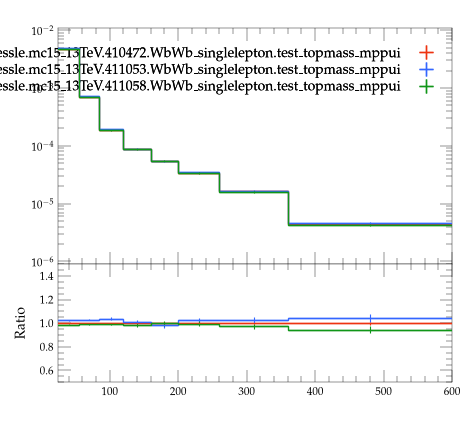

The script that saved this image:
#! /usr/bin/env python3

# This Python script was auto-generated using YODA v2.1.2.
# Analysis object: /WbWb_singlelepton/pT_owj1
# Timestamp: 07-08-2026 (09:26:45)

import matplotlib as mpl
import matplotlib.pyplot as plt
mpl.use('Agg') # comment out for interactive use
import os
import numpy as np
from numpy import nan, inf

plotDir = os.path.split(os.path.realpath(__file__))[0]
if 'YODA_USER_PLOT_PATH' in globals():
    plot_outdir = globals()['YODA_USER_PLOT_PATH']
else:
    plot_outdir = plotDir

#plot style
plt.style.use(os.path.join(plotDir, '../default.mplstyle'))
# plot metadata
figW, figH = plt.rcParams['figure.figsize']
ax_xLabel = ''
ax_yLabel = ''
ax_title  = ''
ax_xScale = 'linear'
ax_yScale = 'log'
xLims = (25.0, 600.0)
yLims = (9e-07, 0.011000000000000001)

# TeX-friendly labels for the legend
labels = {
  'legend' : ([ r"user.johessle.mc15\_13TeV.410472.WbWb\_singlelepton.test\_topmass\_mppui", r"user.johessle.mc15\_13TeV.411053.WbWb\_singlelepton.test\_topmass\_mppui", r"user.johessle.mc15\_13TeV.411058.WbWb\_singlelepton.test\_topmass\_mppui" ], r""),
}

# Adjust canvas width and height
canvasW = 10.0
canvasH = 9.0
figW *= canvasW/10.
figH *= canvasH/9.

# Create figure and axis objects
fig, (ax, ratio0_ax) = plt.subplots(2, 1, sharex=True,
                  figsize=(figW,figH), gridspec_kw={'height_ratios': (6.0, 3.0)})

# Set figure margins
plt.subplots_adjust(
    left   = 1.0 * plt.rcParams['figure.subplot.left'],
    right  = 1.0 * plt.rcParams['figure.subplot.right'],
    top    = 1.0 * plt.rcParams['figure.subplot.top'],
    bottom = 1.0 * plt.rcParams['figure.subplot.bottom'])

ratio0_ax.yaxis.set_major_locator(mpl.ticker.MultipleLocator(0.2))
ratio0_ax.set_ylim(0.5, 1.4999)
ratio0_ax.set_ylabel('Ratio')

# the numerical data is stored in a separate file
dataf = dict()
prefix = os.path.split(__file__)[0]
if prefix:    prefix = prefix + '/'
exec(open(prefix+'pT_owj1__data.py').read(), dataf)


legend_handles = dict() # keep track of handles for the legend

# style options for curves
# starts at zorder>=5 to draw curve on top of legend
styles = {
  'user.johessle.mc15_13TeV.410472.WbWb_singlelepton.test_topmass_mppui.yoda': {
    'color' : '#EE3311',
    'linestyle' : '-',
    'lineopacity' : 1.0,
    'linewidth' : 1,
    'marker' : 'none',
    'markersize' : 2,
    'capsize' : 0.0,
    'zorder' : 5,
    'histstyle' : 1,
    'drawstyle' : 'steps-pre',
    'xerrorbars' : 1,
    'yerrorbars' : 1,
    'fillcolor' : None,
    'fillopacity' : 1.0,
    'ratio0_linestyle' : '-',
    'ratio0_lineopacity' : 1.0,
    'ratio0_linewidth' : 1,
    'ratio0_marker' : 'none',
    'ratio0_markersize' : 2,
    'ratio0_capsize' : 0.0,
    'ratio0_zorder' : 5,
    'ratio0_histstyle' : 1,
    'ratio0_drawstyle' : 'steps-pre',
    'ratio0_xerrorbars' : 1,
    'ratio0_yerrorbars' : 1,
  },
  'user.johessle.mc15_13TeV.411053.WbWb_singlelepton.test_topmass_mppui.yoda': {
    'color' : '#3366FF',
    'linestyle' : '-',
    'lineopacity' : 1.0,
    'linewidth' : 1,
    'marker' : 'none',
    'markersize' : 2,
    'capsize' : 0.0,
    'zorder' : 6,
    'histstyle' : 1,
    'drawstyle' : 'steps-pre',
    'xerrorbars' : 1,
    'yerrorbars' : 1,
    'fillcolor' : None,
    'fillopacity' : 1.0,
    'ratio0_linestyle' : '-',
    'ratio0_lineopacity' : 1.0,
    'ratio0_linewidth' : 1,
    'ratio0_marker' : 'none',
    'ratio0_markersize' : 2,
    'ratio0_capsize' : 0.0,
    'ratio0_zorder' : 6,
    'ratio0_histstyle' : 1,
    'ratio0_drawstyle' : 'steps-pre',
    'ratio0_xerrorbars' : 1,
    'ratio0_yerrorbars' : 1,
  },
  'user.johessle.mc15_13TeV.411058.WbWb_singlelepton.test_topmass_mppui.yoda': {
    'color' : '#109618',
    'linestyle' : '-',
    'lineopacity' : 1.0,
    'linewidth' : 1,
    'marker' : 'none',
    'markersize' : 2,
    'capsize' : 0.0,
    'zorder' : 7,
    'histstyle' : 1,
    'drawstyle' : 'steps-pre',
    'xerrorbars' : 1,
    'yerrorbars' : 1,
    'fillcolor' : None,
    'fillopacity' : 1.0,
    'ratio0_linestyle' : '-',
    'ratio0_lineopacity' : 1.0,
    'ratio0_linewidth' : 1,
    'ratio0_marker' : 'none',
    'ratio0_markersize' : 2,
    'ratio0_capsize' : 0.0,
    'ratio0_zorder' : 7,
    'ratio0_histstyle' : 1,
    'ratio0_drawstyle' : 'steps-pre',
    'ratio0_xerrorbars' : 1,
    'ratio0_yerrorbars' : 1,
  },
}

# curve from input yoda files in main panel
for label, yvals in dataf['yvals'].items():
    if all(np.isnan(v) for v in dataf['yvals'][label]):
        continue
    tmp = None
    if styles[label]['histstyle']: # draw as histogram
        xpos = dataf['xedges'][label] if styles[label]['drawstyle'] else dataf['xpoints'][label]
        ypos = np.insert(yvals, 0, yvals[0]) if styles[label]['drawstyle'] else yvals
        if styles[label]['fillcolor']: # fill area below curve
            ax.fill_between(xpos, ypos, step='pre',
                            color=styles[label]['fillcolor'],
                            alpha=styles[label]['fillopacity'])
        tmp, = ax.plot(xpos, ypos,
                       color=styles[label]['color'],
                       linestyle=styles[label]['linestyle'],
                       alpha=styles[label]['lineopacity'],
                       linewidth=styles[label]['linewidth'],
                       drawstyle=styles[label]['drawstyle'], solid_joinstyle='miter',
                       zorder=styles[label]['zorder'], label=label)
    tmp = ax.errorbar(dataf['xpoints'][label], yvals,
                      xerr=np.array(dataf['xerrs'][label])*styles[label]['xerrorbars'],
                      yerr=np.array(dataf['yerrs'][label])*styles[label]['yerrorbars'],
                      fmt=styles[label]['marker'], capsize=styles[label]['capsize'],
                      alpha=styles[label]['lineopacity'],
                      markersize=styles[label]['markersize'],
                      ecolor=styles[label]['color'],
                      color=styles[label]['color'], zorder=styles[label]['zorder'])
    tmp[-1][0].set_linestyle(styles[label]['linestyle'])
    tmp[-1][0].set_linewidth(styles[label]['linewidth'])
    if label in dataf['add_legend_handle']:  legend_handles[label] = tmp
    for varLabel in dataf['variation_yvals'].keys():
        if varLabel.startswith(label):
            tmp, = ax.plot(dataf['xedges'][label], dataf['variation_yvals'][varLabel],
                           color=styles[label]['color'],
                           linestyle=styles[label]['linestyle'],
                           linewidth=styles[label]['linewidth'],
                           drawstyle='steps-pre', solid_joinstyle='miter',
                           zorder=styles[label]['zorder'], alpha=0.5)


# plots on ratio panel
# curve from input yoda files in ratio panel
for label, yvals in dataf['ratio0_yvals'].items():
    if all(np.isnan(v) for v in yvals):
        continue
    if styles[label]['ratio0_histstyle']: # plot as histogram
        xpos = dataf['xedges']['user.johessle.mc15_13TeV.410472.WbWb_singlelepton.test_topmass_mppui.yoda'] if styles[label]['ratio0_drawstyle'] else dataf['xpoints']['user.johessle.mc15_13TeV.410472.WbWb_singlelepton.test_topmass_mppui.yoda']
        ypos = np.insert(yvals, 0, yvals[0]) if styles[label]['ratio0_drawstyle'] else yvals
        ratio0_ax.plot(xpos, ypos,
                       color=styles[label]['color'],
                       linewidth=styles[label]['linewidth'],
                       linestyle=styles[label]['ratio0_linestyle'],
                       alpha=styles[label]['ratio0_lineopacity'],
                       drawstyle=styles[label]['ratio0_drawstyle'], zorder=styles[label]['zorder'],
                       solid_joinstyle='miter')
    tmp = ratio0_ax.errorbar(dataf['xpoints']['user.johessle.mc15_13TeV.410472.WbWb_singlelepton.test_topmass_mppui.yoda'], yvals,
                             xerr=np.array(dataf['ref_xerrs'])*styles[label]['ratio0_xerrorbars'],
                             yerr=np.array(dataf['ratio0_yerrs'][label])*styles[label]['ratio0_yerrorbars'],
                             fmt=styles[label]['ratio0_marker'], capsize=styles[label]['ratio0_capsize'],
                             alpha=styles[label]['ratio0_lineopacity'],
                             markersize=styles[label]['ratio0_markersize'],
                             ecolor=styles[label]['color'],
                             color=styles[label]['color'])
    tmp[-1][0].set_linestyle(styles[label]['ratio0_linestyle'])
    tmp[-1][0].set_linewidth(styles[label]['ratio0_linewidth'])

    for varlabel in dataf['ratio0_variation_vals'].keys():
        if varlabel.startswith(label):
            ratio0_ax.plot(dataf['xedges']['user.johessle.mc15_13TeV.410472.WbWb_singlelepton.test_topmass_mppui.yoda'],
                            dataf['ratio0_variation_vals'][varlabel],
                            color=styles[label]['color'],
                            linestyle=styles[label]['linestyle'],
                            linewidth=styles[label]['linewidth'],
                            drawstyle='steps-pre', solid_joinstyle='miter',
                            zorder=1, alpha=0.5)

legend_items = list(legend_handles.values())
ax.add_artist(ax.legend(legend_items,
                        labels['legend'][0],
                        title=labels['legend'][1],
                        alignment='right',
                        loc='upper right',
                        bbox_to_anchor=(1.0, 0.97),markerfirst=False))

# set plot metadata as defined above
ratio0_ax.set_xlabel(ax_xLabel)
ratio0_ax.xaxis.set_label_coords(1., -0.15)
ax.set_ylabel(ax_yLabel, ha='right', va='top')
ax.yaxis.set_label_coords(-0.11, 1.0)
ax.set_title(ax_title, loc='left')
ax.set_xscale(ax_xScale)
ax.set_yscale(ax_yScale)
ratio0_ax.set_yscale('linear')
ax.set_xlim(xLims)
ax.set_ylim(yLims)

# tick formatting
plt.rcParams['xtick.top'] = True
plt.rcParams['ytick.right'] = True
ax.yaxis.set_major_locator(mpl.ticker.LogLocator(base=10.0, numticks=np.inf))
ax.yaxis.set_minor_locator(mpl.ticker.LogLocator(
                           base=10.0, subs=np.arange(0.1, 1, 0.1), numticks=np.inf))
fig.align_ylabels((ax, ratio0_ax))
plt.savefig(os.path.join(plot_outdir, 'pT_owj1.pdf'), format='PDF')
plt.savefig(os.path.join(plot_outdir, 'pT_owj1.png'), format='PNG')

plt.close(fig)
